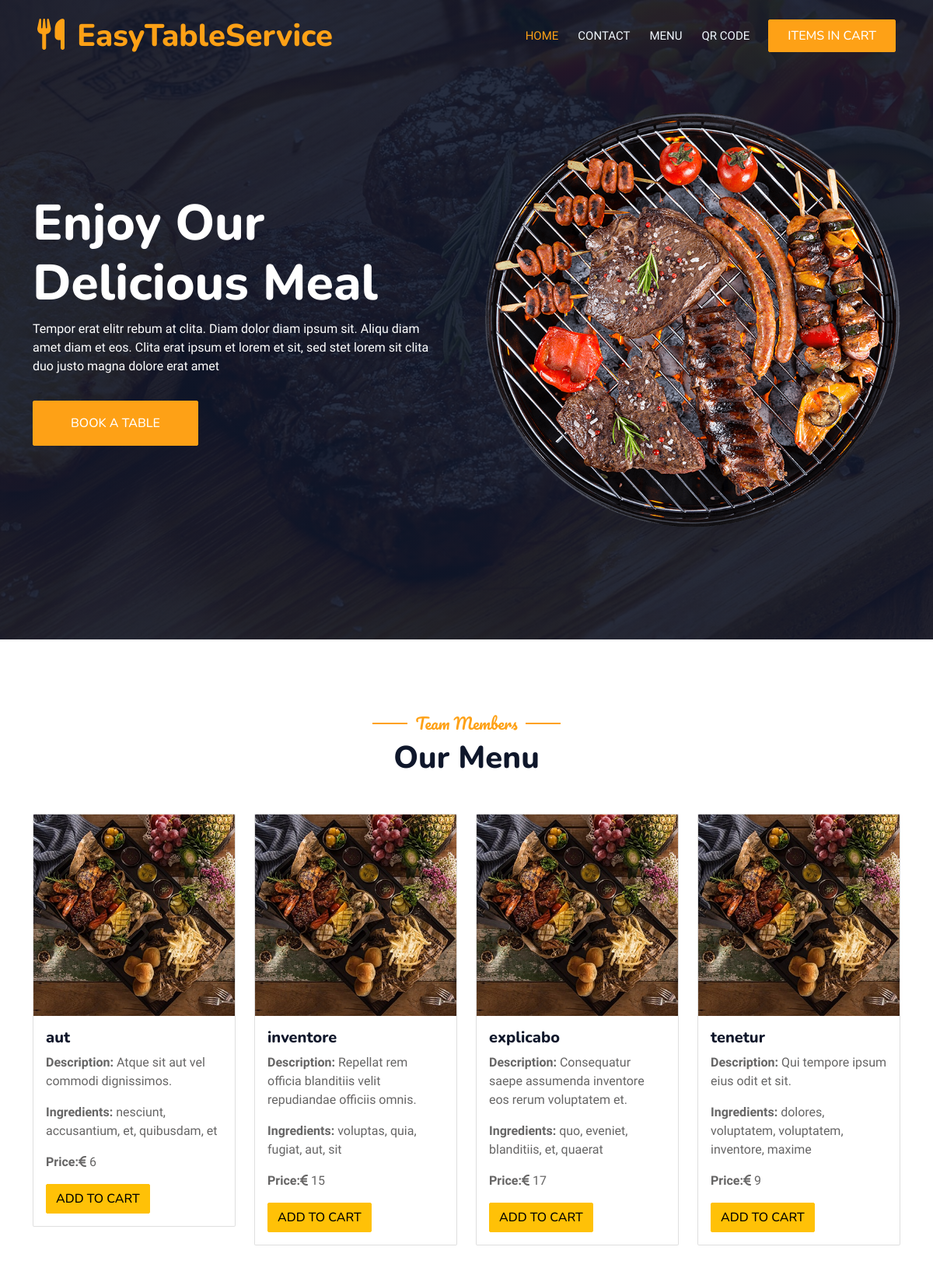
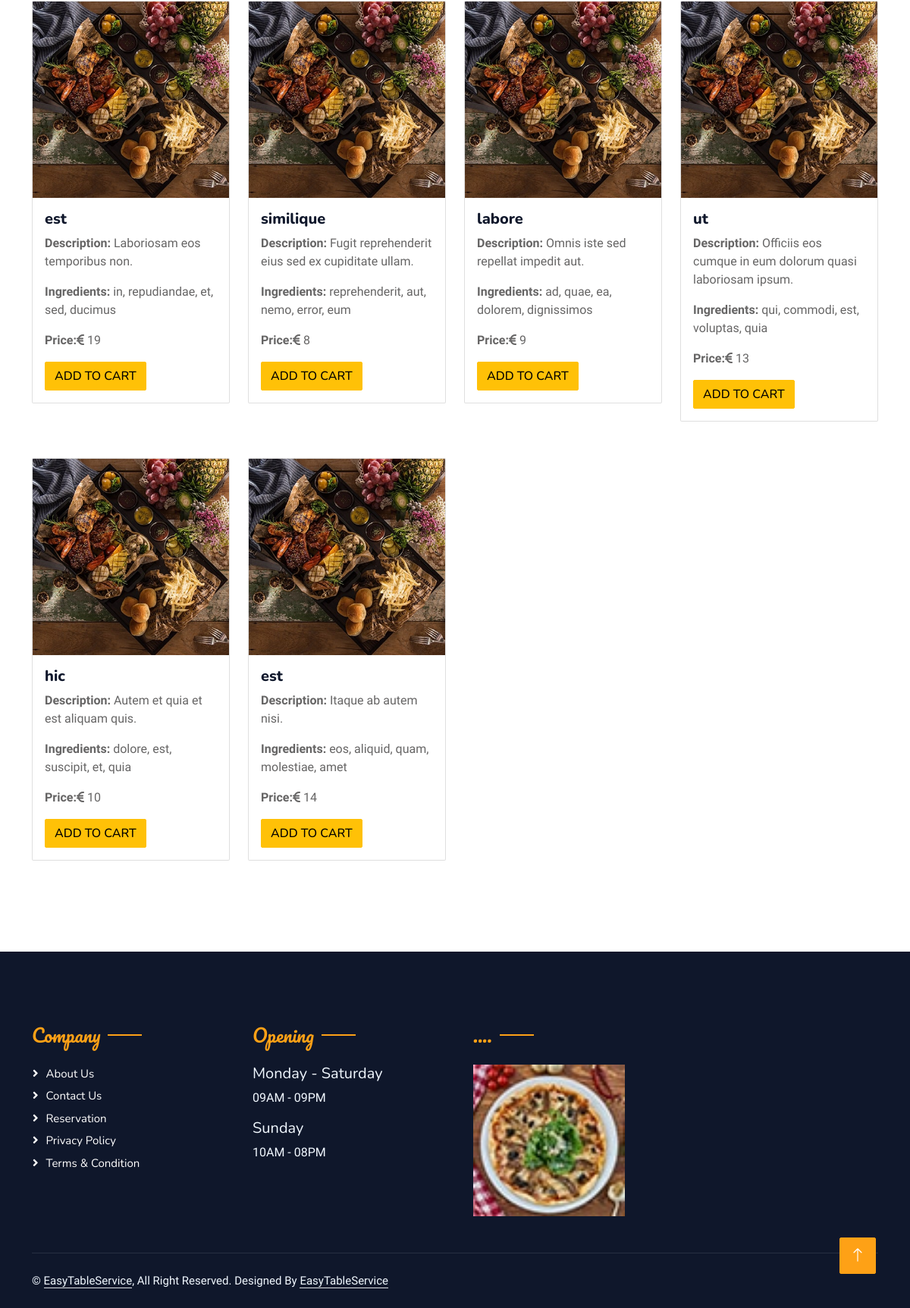
Page /menu.php on the committed database (2 pictures, top to bottom).
### tables this page shows
CREATE TABLE `mainmanu` (
  `id` int(255) NOT NULL,
  `discription` text NOT NULL,
  `imgUrl` text NOT NULL,
  `ingredients` text NOT NULL,
  `name` text NOT NULL,
  `price` int(77) NOT NULL
);

### menu.php (the view, shortened to what this page needs)
<?php
include "header.php";
include "conn.php";
?>
<div class="container-xxl py-5">
    <div class="container">
        <div class="text-center wow fadeInUp" data-wow-delay="0.1s">
            <h5 class="section-title ff-secondary text-center text-primary fw-normal">Team Members</h5>
            <h1 class="mb-5">Our Menu</h1>
        </div>
        <div class="row g-4">
            <?php
            $query = "SELECT * FROM mainmanu";
            $res = mysqli_query($conn, $query);
            while ($row = mysqli_fetch_assoc($res)) {
            ?>
                    <div class="col-md-3 mb-4">
                        <div class="card">
                            <img src="img/about-4.jpg" class="card-img-top" alt="Food Image">
                            <div class="card-body">
                                <h5 class="card-title">
                                    <?php echo $row['name']; ?>
                                </h5>
                                <p class="card-text"><strong>Description:</strong>
                                    <?php echo $row['discription']; ?>
                                </p>
                                <p class="card-text"><strong>Ingredients:</strong>
                                    <?php echo $row['ingredients']; ?>
                                </p>
                                <p class="card-text"><strong>Price:</strong><i class="fa-solid fa-euro-sign"></i>
                                    <?php echo $row['price']; ?>
                                </p>
                                <a href="#" class="btn btn-warning add-to-basket1" data-id="<?php echo $row['id']; ?>">Add to Cart</a>
                            </div>
                        </div>
                    </div>
            <?php } ?>
        </div>
    </div>
</div>
<?php include "footer.php"; ?>

### header.php (shortened to what this page needs)
<!DOCTYPE html>
<html lang="en">
<head>
    <link href="https://cdnjs.cloudflare.com/ajax/libs/font-awesome/5.10.0/css/all.min.css" rel="stylesheet">
    <link href="https://cdn.jsdelivr.net/npm/bootstrap-icons@1.4.1/font/bootstrap-icons.css" rel="stylesheet">
    <link href="../lib/animate/animate.css" rel="stylesheet">
    <link href="/lib/owlcarousel/assets/owl.carousel.min.css" rel="stylesheet">
    <link href="/lib/tempusdominus/css/tempusdominus-bootstrap-4.min.css" rel="stylesheet" />
    <link href="css/bootstrap.min.css" rel="stylesheet">
    <link href="css/all.min.css" rel="stylesheet">
    <link href="css/style.css" rel="stylesheet">
</head>
<body>
    <div class="container-xxl bg-white p-0">
<div class="container-xxl position-relative p-0">
    <nav class="navbar navbar-expand-lg navbar-dark bg-dark px-4 px-lg-5 py-3 py-lg-0">
        <a href="/" class="navbar-brand p-0">
            <h1 class="text-primary m-0"><i class="fa fa-utensils me-3"></i>EasyTableService</h1>
        </a>
        <div class="collapse navbar-collapse" id="navbarCollapse">
            <div class="navbar-nav ms-auto py-0 pe-4">
                <a href="index.php" class="nav-item nav-link active">Home</a>
                <a href="contact.php" class="nav-item nav-link">Contact</a>
                <a href="menu.php" class="nav-item nav-link">Menu</a>
                <a href="qr.php" class="nav-item nav-link">QR Code</a>
            </div>
            <div id="basket">
                <a href="cart.php" class="btn btn-primary py-2 px-4">Items in Cart<span id="basket-count"></span></a>
            </div>
        </div>
    </nav>
    <div class="container-xxl py-5 bg-dark hero-header mb-5">
        <div class="container my-5 py-5">
            <div class="row align-items-center g-5">
                <div class="col-lg-6 text-center text-lg-start">
                    <h1 class="display-3 text-white animated slideInLeft">Enjoy Our<br>Delicious Meal</h1>
                    <p class="text-white animated slideInLeft mb-4 pb-2">Tempor erat elitr rebum at clita. Diam dolor diam ipsum sit. Aliqu diam amet diam et eos. Clita erat ipsum et lorem et sit, sed stet lorem sit clita duo justo magna dolore erat amet</p>
                    <a href="" class="btn btn-primary py-sm-3 px-sm-5 me-3 animated slideInLeft">Book A Table</a>
                </div>
                <div class="col-lg-6 text-center text-lg-end overflow-hidden">
                    <img class="img-fluid" src="img/hero.png" alt="">
                </div>
            </div>
        </div>
    </div>
</div>

### footer.php (shortened to what this page needs)
        <div class="container-fluid bg-dark text-light footer pt-5 mt-5 wow fadeIn" data-wow-delay="0.1s">
            <div class="container py-5">
                <div class="row g-5">
                    <div class="col-lg-3 col-md-6">
                        <h4 class="section-title ff-secondary text-start text-primary fw-normal mb-4">Company</h4>
                        <a class="btn btn-link" href="">About Us</a>
                        <a class="btn btn-link" href="">Contact Us</a>
                        <a class="btn btn-link" href="">Reservation</a>
                        <a class="btn btn-link" href="">Privacy Policy</a>
                        <a class="btn btn-link" href="">Terms & Condition</a>
                    </div>
                    <div class="col-lg-3 col-md-6">
                        <h4 class="section-title ff-secondary text-start text-primary fw-normal mb-4">Opening</h4>
                        <h5 class="text-light fw-normal">Monday - Saturday</h5>
                        <p>09AM - 09PM</p>
                        <h5 class="text-light fw-normal">Sunday</h5>
                        <p>10AM - 08PM</p>
                    </div>
                    <div class="col-lg-3 col-md-6">
                        <h4 class="section-title ff-secondary text-start text-primary fw-normal mb-4">....</h4>
                        <br>
                        <img src="img/menu-3.jpg" height="200" width="200"/>
                    </div>
                </div>
            </div>
            <div class="container">
                <div class="copyright">
                    <div class="row">
                        <div class="col-md-6 text-center text-md-start mb-3 mb-md-0">
                            &copy; <a class="border-bottom" href="#">EasyTableService</a>, All Right Reserved.
							Designed By <a class="border-bottom" href="">EasyTableService</a>
                        </div>
                    </div>
                </div>
            </div>
        </div>
        <a href="#" class="btn btn-lg btn-primary btn-lg-square back-to-top"><i class="bi bi-arrow-up"></i></a>
    </div>
</body>
</html>

### css/style.css (style rules this page uses)
:root { --primary: #FEA116; --light: #F1F8FF; --dark: #0F172B; }
.ff-secondary { font-family: 'Pacifico', cursive; }
.back-to-top { position: fixed; display: none; right: 45px; bottom: 45px; z-index: 99; }
.btn { font-family: 'Nunito', sans-serif; font-weight: 500; text-transform: uppercase; transition: .5s; }
.btn.btn-primary, .btn.btn-secondary { color: #FFFFFF; }
.btn-lg-square { width: 48px; height: 48px; }
.btn-square, .btn-sm-square, .btn-lg-square { padding: 0; display: flex; align-items: center; justify-content: center; font-weight: normal; border-radius: 2px; }
.navbar-dark .navbar-nav .nav-link { position: relative; margin-left: 25px; padding: 35px 0; font-size: 15px; color: var(--light) !important; text-transform: uppercase; font-weight: 500; outline: none; transition: .5s; }
.navbar-dark .navbar-nav .nav-link:hover, .navbar-dark .navbar-nav .nav-link.active { color: var(--primary) !important; }
@media (min-width: 992px) { .navbar-dark { position: absolute; width: 100%; top: 0; left: 0; z-index: 999; background: transparent !important; } }
.hero-header { background: linear-gradient(rgba(15, 23, 43, .9), rgba(15, 23, 43, .9)), url(../img/bg-hero.jpg); background-position: center center; background-repeat: no-repeat; background-size: cover; }
.hero-header img { animation: imgRotate 50s linear infinite; }
.section-title { position: relative; display: inline-block; }
.section-title::before { position: absolute; content: ""; width: 45px; height: 2px; top: 50%; left: -55px; margin-top: -1px; background: var(--primary); }
.section-title::after { position: absolute; content: ""; width: 45px; height: 2px; top: 50%; right: -55px; margin-top: -1px; background: var(--primary); }
.section-title.text-start::before, .section-title.text-end::after { display: none; }
.footer .btn.btn-link { display: block; margin-bottom: 5px; padding: 0; text-align: left; color: #FFFFFF; font-size: 15px; font-weight: normal; text-transform: capitalize; transition: .3s; }
.footer .btn.btn-link::before { position: relative; content: "\f105"; font-family: "Font Awesome 5 Free"; font-weight: 900; margin-right: 10px; }
.footer .copyright { padding: 25px 0; font-size: 15px; border-top: 1px solid rgba(256, 256, 256, .1); }
.footer .copyright a { color: var(--light); }

### rows in the picture
mainmanu: name "aut", discription "Atque sit aut vel commodi dignissimos.", ingredients "nesciunt, accusantium, et, quibusdam, et", price "6"
mainmanu: name "inventore", discription "Repellat rem officia blanditiis velit repudiandae officiis omnis.", ingredients "voluptas, quia, fugiat, aut, sit", price "15"
mainmanu: name "explicabo", discription "Consequatur saepe assumenda inventore eos rerum voluptatem et.", ingredients "quo, eveniet, blanditiis, et, quaerat", price "17"
mainmanu: name "tenetur", discription "Qui tempore ipsum eius odit et sit.", ingredients "dolores, voluptatem, voluptatem, inventore, maxime", price "9"
mainmanu: name "est", discription "Laboriosam eos temporibus non.", ingredients "in, repudiandae, et, sed, ducimus", price "19"
mainmanu: name "similique", discription "Fugit reprehenderit eius sed ex cupiditate ullam.", ingredients "reprehenderit, aut, nemo, error, eum", price "8"
mainmanu: name "labore", discription "Omnis iste sed repellat impedit aut.", ingredients "ad, quae, ea, dolorem, dignissimos", price "9"
mainmanu: name "ut", discription "Officiis eos cumque in eum dolorum quasi laboriosam ipsum.", ingredients "qui, commodi, est, voluptas, quia", price "13"
mainmanu: name "hic", discription "Autem et quia et est aliquam quis.", ingredients "dolore, est, suscipit, et, quia", price "10"
mainmanu: name "est", discription "Itaque ab autem nisi.", ingredients "eos, aliquid, quam, molestiae, amet", price "14"
